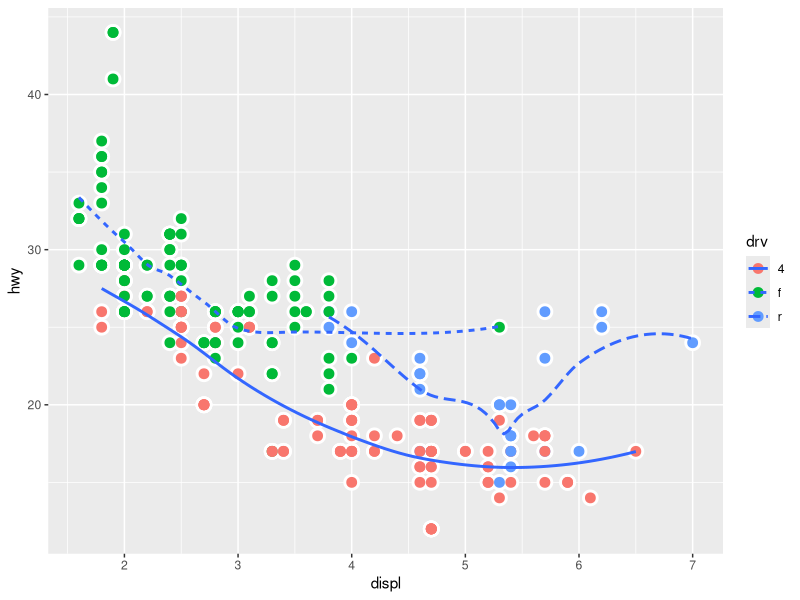
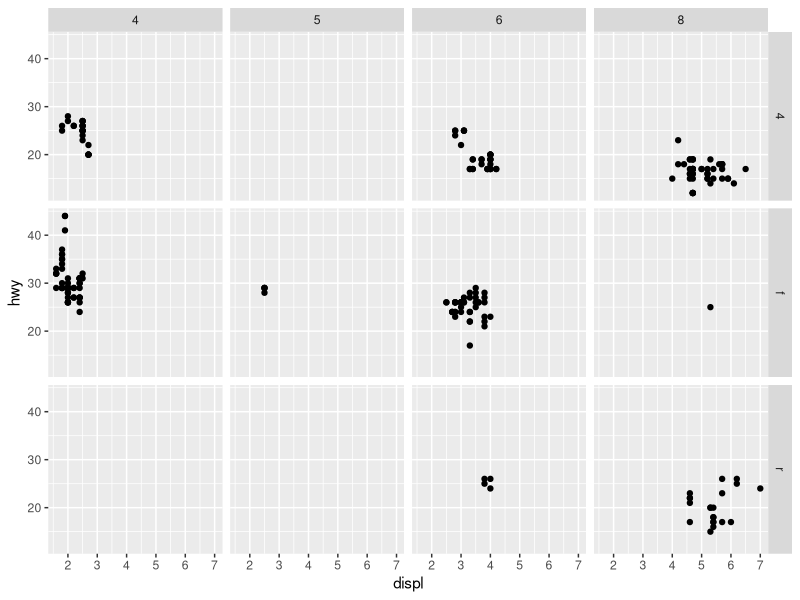
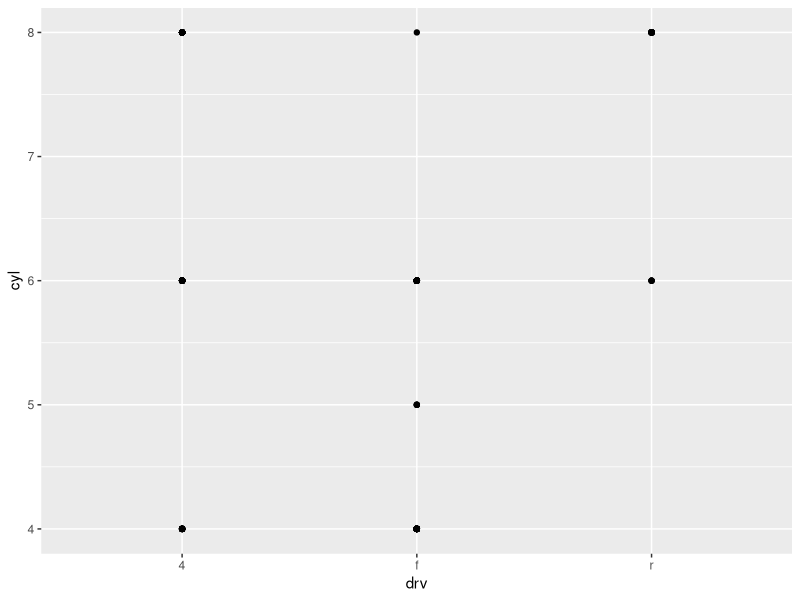
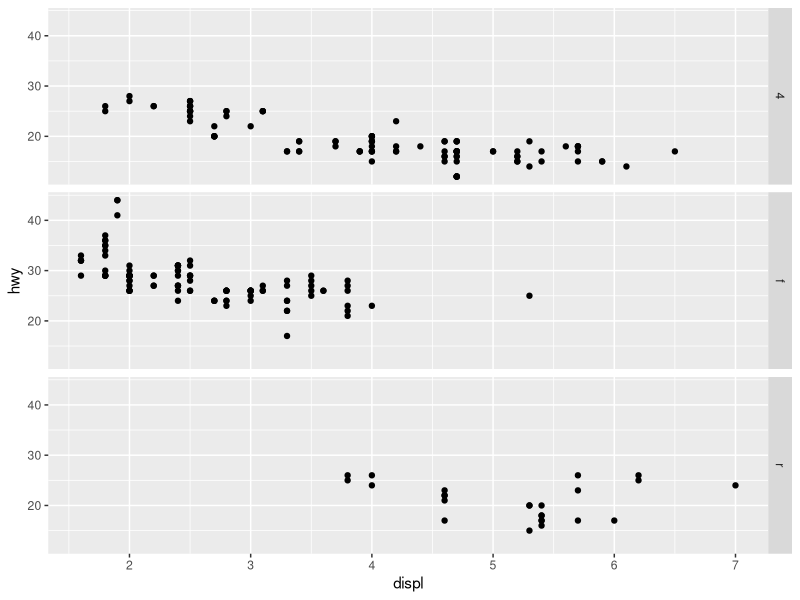
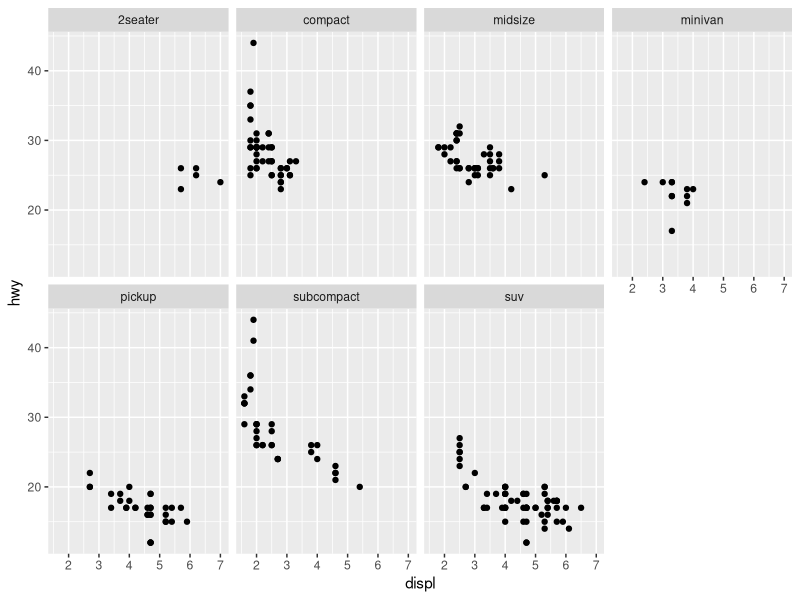
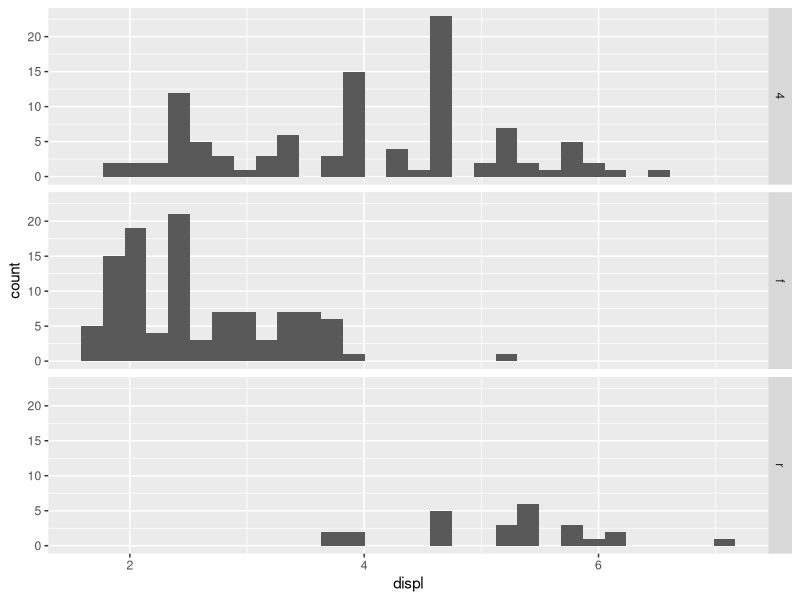
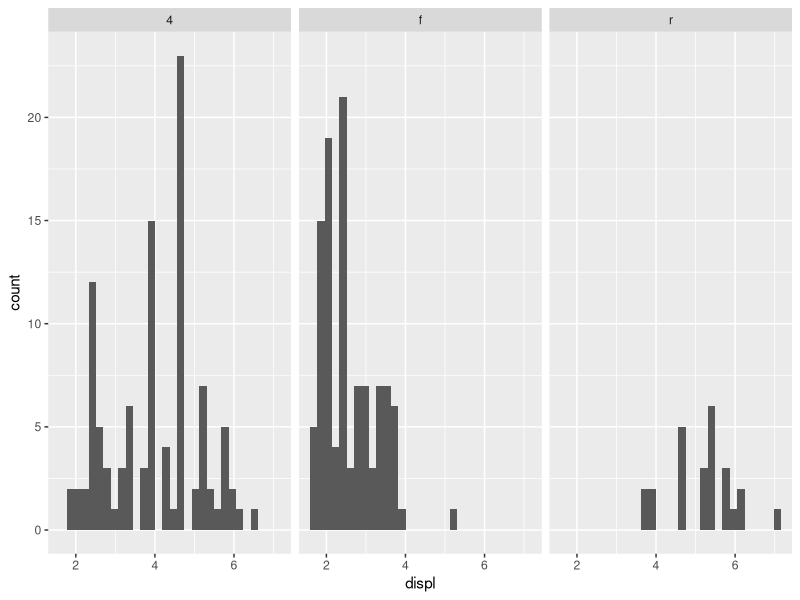

Source code (R) for these figures, in order:
library(tidyverse)
ggplot(mpg, aes(x = displ, y = hwy)) +
  geom_point(color = "white", size = 5) +
  geom_point(aes(color = drv), size = 3) +
  geom_smooth(aes(linetype = drv), se = FALSE)


ggplot(mpg, aes(x = displ, y = hwy)) +
  geom_point() +
  facet_grid(drv ~ cyl)


ggplot(mpg) + 
  geom_point(aes(x = drv, y = cyl))

ggplot(mpg) + 
  geom_point(aes(x = displ, y = hwy)) +
  facet_grid(drv ~ .)

ggplot(mpg) + 
  geom_point(aes(x = displ, y = hwy)) + 
  facet_wrap(~ class, nrow = 2)

ggplot(mpg, aes(x = displ)) + 
  geom_histogram() + 
  facet_grid(drv ~ .)

ggplot(mpg, aes(x = displ)) + 
  geom_histogram() +
  facet_grid(. ~ drv)
